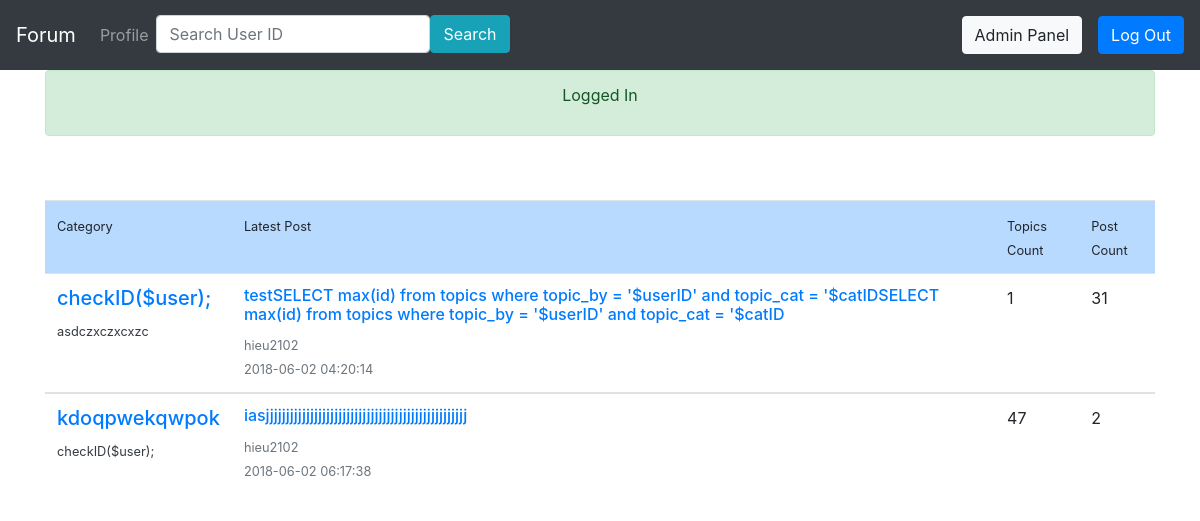
The page /index.php?page=forum (signed in) on the database its author committed.
### tables this page shows
CREATE TABLE `categories` (
  `id` int(3) NOT NULL,
  `name` varchar(30) NOT NULL,
  `description` varchar(140) NOT NULL,
  `state` enum('open','archived') NOT NULL DEFAULT 'open'
);

CREATE TABLE `topics` (
  `id` int(8) NOT NULL,
  `subject` text NOT NULL,
  `date` timestamp NOT NULL DEFAULT CURRENT_TIMESTAMP,
  `topic_cat` int(8) NOT NULL,
  `topic_by` int(10) NOT NULL,
  `state` enum('open','closed') NOT NULL DEFAULT 'open'
);

### page/forum.php (the view, shortened to what this page needs)
<?php
$sql = "SELECT * FROM categories where state = 'open' order by id";
$query = mysqli_query($conn, $sql);
?>
<!DOCTYPE html>
<html lang="en">
<head>
</head>
<body>
<br><br>
<table class = 'table table-hover'>
        <thead class = 'table-primary'>
            <td><small>Category</small></td>
            <td><small>Latest Post</small></td>
            <td><small>Topics Count</small></td>
            <td><small>Post Count</small></td>
        </thead>
    <?php
    while ($row = mysqli_fetch_object($query)) {
    $topics = mysqli_query($conn, "SELECT id from topics where topic_cat =$row->id");
    $topics_count = mysqli_num_rows($topics);
    $count_query = mysqli_query($conn, "SELECT posts.id from posts left join topics on (topics.id = posts.post_topic) where topics.topic_cat = $row->id");
    if ($count_query == null) {
        $posts_count = 0;
    } else {
        $posts_count = mysqli_num_rows($count_query);
    }
    $postQuery = "SELECT topics.subject as subject,
    max(posts.date) as time,
    topics.id as topicID,
    users.username as poster from posts
    left join topics on (topics.id = posts.post_topic)
    left join users on (users.id = posts.post_by)
    where topics.topic_cat = $row->id";
    $last_post = mysqli_query($conn, $postQuery);
    if ($last_post != null) {
        $post = mysqli_fetch_object($last_post);
    }?>
        <tbody>
            <td>
                <a href = 'index.php?page=category&catID=<?=$row->id?>'>
                <div><h5><?=$row->name?></h5></div>
                <div class = 'text-dark'><small><?=$row->description?></small></div>
                </a>
            </td>
            <td>
            <a href="index.php?page=topics&topicID=<?=$post->topicID?>">
                <div><h6><?=$post->subject?></h6></div>
                <div class = 'text-muted'><small><?=$post->poster?></small></div>
                <div class = 'text-muted'><small><?=$post->time?></small></div>
            </a>
            </td>
                <td><?=$topics_count?></td>
                <td><?=$posts_count?></td>
        </tbody>
<?php }?>
   </div>
</body>
</html>

### rows shown on the page
categories: name "checkID($user);", description "asdczxczxcxzc", topics.subject "testSELECT max(id) from topics where topic_by = '$userID' and topic_cat = '$catIDSELECT max(id) from topics where topic_by = '$userID' and topic_cat = '$catID", poster "hieu2102", time "2018-06-02 04:20:14", topics_count "1", posts_count "31"
categories: name "kdoqpwekqwpok", description "checkID($user);", topics.subject "iasjjjjjjjjjjjjjjjjjjjjjjjjjjjjjjjjjjjjjjjjjjjjjjjjjj", poster "hieu2102", time "2018-06-02 06:17:38", topics_count "47", posts_count "2"

### other values the page prints
$_SESSION['message'] "Logged In"
